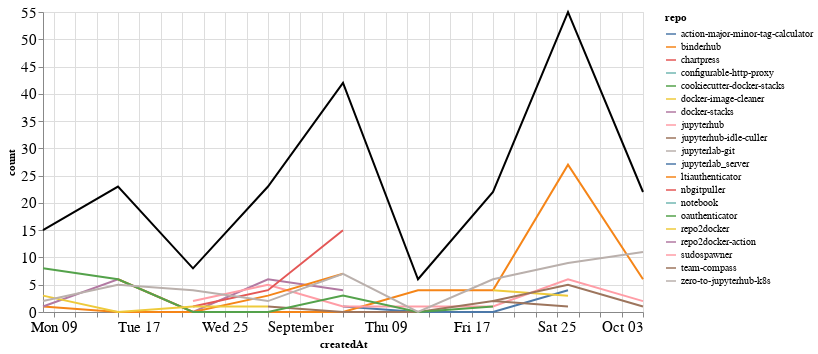

Notebook cell for this chart:
### Markdown cell above
### Comments

### Code cell
comments_time = comments.groupby('repo').resample('W', on='createdAt').count()['author'].reset_index()
comments_time = comments_time.rename(columns={'author': 'count'})
comments_time_total = comments_time.groupby('createdAt').agg({"count": "sum"}).reset_index()
ch1 = alt.Chart(comments_time, width=600).mark_line().encode(
    x='createdAt',
    y='count',
    color='repo',
    tooltip="repo"
)

ch2 = alt.Chart(comments_time_total, width=600).mark_line(color="black").encode(
    x='createdAt',
    y='count',
)

ch1 + ch2

### Figure 1 — Vega-Lite specification as saved in the notebook (floating-point values rounded to 4 significant figures)
{"config": {"axisLeft": {"labelFontSize": 15}, "axisBottom": {"labelFontSize": 15}}, "layer": [{"data": {"name": "data-ed6f719f7aaed6f5f56a06640f85507b"}, "mark": "line", "encoding": {"color": {"type": "nominal", "field": "repo"}, "tooltip": {"type": "nominal", "field": "repo"}, "x": {"type": "temporal", "field": "createdAt"}, "y": {"type": "quantitative", "field": "count"}}, "width": 600}, {"data": {"name": "data-048269624e280ae56e46000bb97329eb"}, "mark": {"type": "line", "color": "black"}, "encoding": {"x": {"type": "temporal", "field": "createdAt"}, "y": {"type": "quantitative", "field": "count"}}, "width": 600}], "$schema": "https://vega.github.io/schema/vega-lite/v4.8.1.json", "datasets": {"data-ed6f719f7aaed6f5f56a06640f85507b": [{"repo": "action-major-minor-tag-calculator", "createdAt": "2021-09-05T00:00:00", "count": 1}, {"repo": "action-major-minor-tag-calculator", "createdAt": "2021-09-12T00:00:00", "count": 0}, {"repo": "action-major-minor-tag-calculator", "createdAt": "2021-09-19T00:00:00", "count": 0}, {"repo": "action-major-minor-tag-calculator", "createdAt": "2021-09-26T00:00:00", "count": 4}, {"repo": "binderhub", "createdAt": "2021-08-08T00:00:00", "count": 1}, {"repo": "binderhub", "createdAt": "2021-08-15T00:00:00", "count": 0}, {"repo": "binderhub", "createdAt": "2021-08-22T00:00:00", "count": 0}, {"repo": "binderhub", "createdAt": "2021-08-29T00:00:00", "count": 0}, {"repo": "binderhub", "createdAt": "2021-09-05T00:00:00", "count": 0}, {"repo": "binderhub", "createdAt": "2021-09-12T00:00:00", "count": 4}, {"repo": "binderhub", "createdAt": "2021-09-19T00:00:00", "count": 4}, {"repo": "binderhub", "createdAt": "2021-09-26T00:00:00", "count": 27}, {"repo": "binderhub", "createdAt": "2021-10-03T00:00:00", "count": 6}, {"repo": "chartpress", "createdAt": "2021-09-05T00:00:00", "count": 2}, {"repo": "configurable-http-proxy", "createdAt": "2021-09-19T00:00:00", "count": 2}, {"repo": "cookiecutter-docker-stacks", "createdAt": "2021-09-05T00:00:00", "count": 1}, {"repo": "docker-image-cleaner", "createdAt": "2021-09-19T00:00:00", "count": 4}, {"repo": "docker-image-cleaner", "createdAt": "2021-09-26T00:00:00", "count": 3}, {"repo": "docker-stacks", "createdAt": "2021-08-08T00:00:00", "count": 1}, {"repo": "docker-stacks", "createdAt": "2021-08-15T00:00:00", "count": 6}, {"repo": "docker-stacks", "createdAt": "2021-08-22T00:00:00", "count": 0}, {"repo": "docker-stacks", "createdAt": "2021-08-29T00:00:00", "count": 6}, {"repo": "docker-stacks", "createdAt": "2021-09-05T00:00:00", "count": 4}, {"repo": "jupyterhub", "createdAt": "2021-08-22T00:00:00", "count": 2}, {"repo": "jupyterhub", "createdAt": "2021-08-29T00:00:00", "count": 5}, {"repo": "jupyterhub", "createdAt": "2021-09-05T00:00:00", "count": 1}, {"repo": "jupyterhub", "createdAt": "2021-09-12T00:00:00", "count": 1}, {"repo": "jupyterhub", "createdAt": "2021-09-19T00:00:00", "count": 1}, {"repo": "jupyterhub", "createdAt": "2021-09-26T00:00:00", "count": 6}, {"repo": "jupyterhub", "createdAt": "2021-10-03T00:00:00", "count": 2}, {"repo": "jupyterhub-idle-culler", "createdAt": "2021-08-29T00:00:00", "count": 1}, {"repo": "jupyterhub-idle-culler", "createdAt": "2021-09-05T00:00:00", "count": 0}, {"repo": "jupyterhub-idle-culler", "createdAt": "2021-09-12T00:00:00", "count": 0}, {"repo": "jupyterhub-idle-culler", "createdAt": "2021-09-19T00:00:00", "count": 2}, {"repo": "jupyterhub-idle-culler", "createdAt": "2021-09-26T00:00:00", "count": 1}, {"repo": "jupyterlab-git", "createdAt": "2021-10-03T00:00:00", "count": 1}, {"repo": "jupyterlab_server", "createdAt": "2021-10-03T00:00:00", "count": 1}, {"repo": "ltiauthenticator", "createdAt": "2021-08-15T00:00:00", "count": 6}, {"repo": "ltiauthenticator", "createdAt": "2021-08-22T00:00:00", "count": 0}, {"repo": "ltiauthenticator", "createdAt": "2021-08-29T00:00:00", "count": 3}, {"repo": "ltiauthenticator", "createdAt": "2021-09-05T00:00:00", "count": 7}, {"repo": "nbgitpuller", "createdAt": "2021-08-22T00:00:00", "count": 1}, {"repo": "nbgitpuller", "createdAt": "2021-08-29T00:00:00", "count": 4}, {"repo": "nbgitpuller", "createdAt": "2021-09-05T00:00:00", "count": 15}, {"repo": "notebook", "createdAt": "2021-08-29T00:00:00", "count": 1}, {"repo": "oauthenticator", "createdAt": "2021-08-08T00:00:00", "count": 8}, {"repo": "oauthenticator", "createdAt": "2021-08-15T00:00:00", "count": 6}, {"repo": "oauthenticator", "createdAt": "2021-08-22T00:00:00", "count": 0}, {"repo": "oauthenticator", "createdAt": "2021-08-29T00:00:00", "count": 0}, {"repo": "oauthenticator", "createdAt": "2021-09-05T00:00:00", "count": 3}, {"repo": "oauthenticator", "createdAt": "2021-09-12T00:00:00", "count": 0}, {"repo": "oauthenticator", "createdAt": "2021-09-19T00:00:00", "count": 1}, {"repo": "repo2docker", "createdAt": "2021-08-08T00:00:00", "count": 3}, {"repo": "repo2docker", "createdAt": "2021-08-15T00:00:00", "count": 0}, {"repo": "repo2docker", "createdAt": "2021-08-22T00:00:00", "count": 1}, {"repo": "repo2docker", "createdAt": "2021-08-29T00:00:00", "count": 1}, {"repo": "repo2docker-action", "createdAt": "2021-09-05T00:00:00", "count": 1}, {"repo": "sudospawner", "createdAt": "2021-09-12T00:00:00", "count": 1}, {"repo": "team-compass", "createdAt": "2021-09-19T00:00:00", "count": 2}, {"repo": "team-compass", "createdAt": "2021-09-26T00:00:00", "count": 5}, {"repo": "team-compass", "createdAt": "2021-10-03T00:00:00", "count": 1}, {"repo": "zero-to-jupyterhub-k8s", "createdAt": "2021-08-08T00:00:00", "count": 2}, {"repo": "zero-to-jupyterhub-k8s", "createdAt": "2021-08-15T00:00:00", "count": 5}, {"repo": "zero-to-jupyterhub-k8s", "createdAt": "2021-08-22T00:00:00", "count": 4}, {"repo": "zero-to-jupyterhub-k8s", "createdAt": "2021-08-29T00:00:00", "count": 2}, {"repo": "zero-to-jupyterhub-k8s", "createdAt": "2021-09-05T00:00:00", "count": 7}, {"repo": "zero-to-jupyterhub-k8s", "createdAt": "2021-09-12T00:00:00", "count": 0}, {"repo": "zero-to-jupyterhub-k8s", "createdAt": "2021-09-19T00:00:00", "count": 6}, {"repo": "zero-to-jupyterhub-k8s", "createdAt": "2021-09-26T00:00:00", "count": 9}, {"repo": "zero-to-jupyterhub-k8s", "createdAt": "2021-10-03T00:00:00", "count": 11}], "data-048269624e280ae56e46000bb97329eb": [{"createdAt": "2021-08-08T00:00:00", "count": 15}, {"createdAt": "2021-08-15T00:00:00", "count": 23}, {"createdAt": "2021-08-22T00:00:00", "count": 8}, {"createdAt": "2021-08-29T00:00:00", "count": 23}, {"createdAt": "2021-09-05T00:00:00", "count": 42}, {"createdAt": "2021-09-12T00:00:00", "count": 6}, {"createdAt": "2021-09-19T00:00:00", "count": 22}, {"createdAt": "2021-09-26T00:00:00", "count": 55}, {"createdAt": "2021-10-03T00:00:00", "count": 22}]}}
